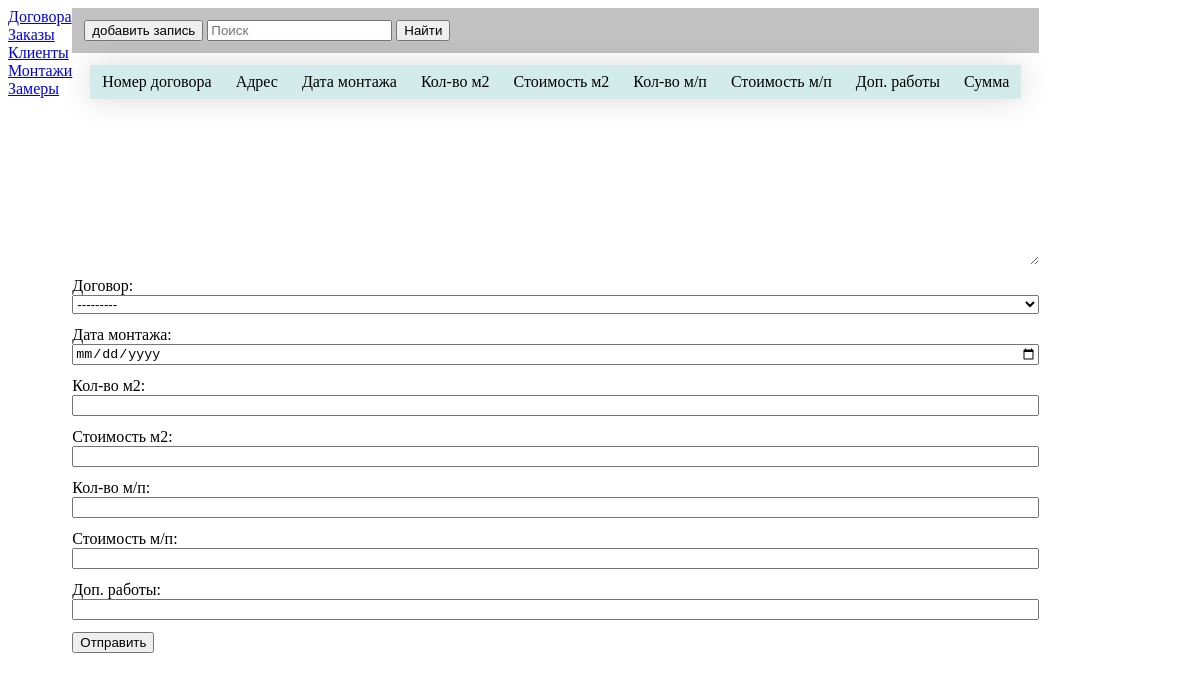
Before: /forms/installations with the older database file.
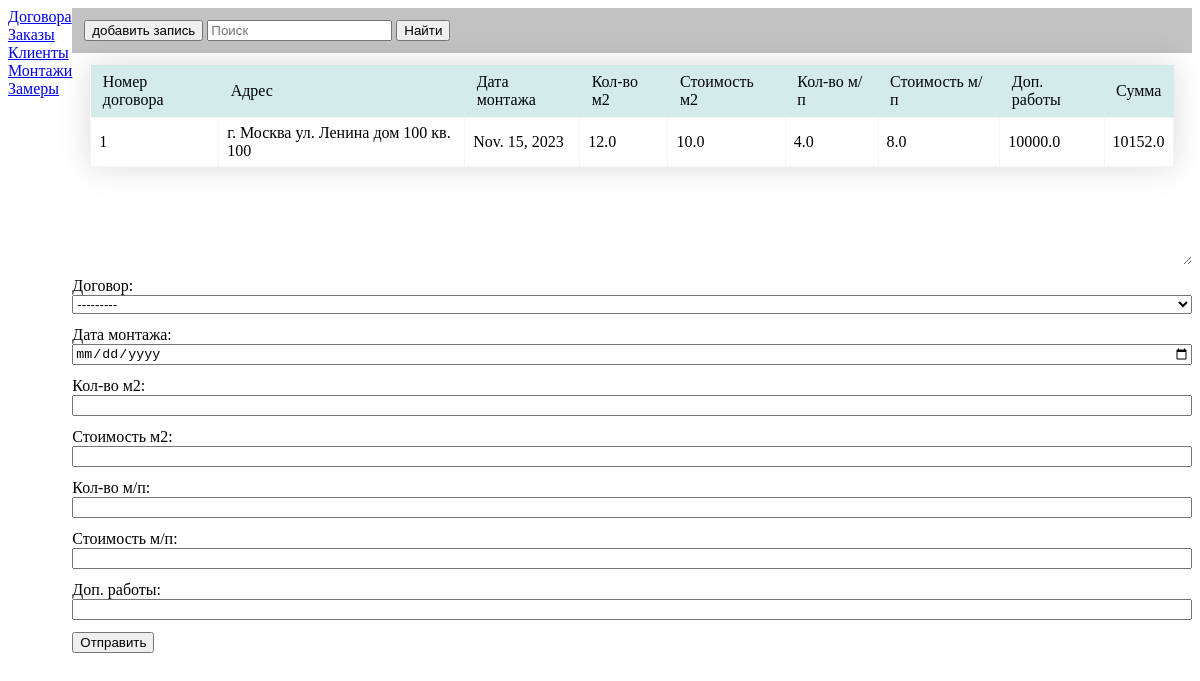
After: the same page with the newer database file.
### main_forms/models.py (models this page shows, shortened)
class Installations(models.Model):
    contract = models.ForeignKey(Contracts, on_delete=models.CASCADE)  # Ссылка на модель договоров.
    address = models.CharField(max_length=255, verbose_name='Адрес')  # Адрес, подтянутый из договора.
    installation_date = models.DateField(verbose_name='Дата монтажа')                       # Дата монтажа.
    square_meters = models.FloatField(max_length=255, verbose_name='Кол-во м2')             # Кол-во м2.
    square_meters_price = models.FloatField(verbose_name='Стоимость м2')                    # Стоимость м2.
    linear_meters = models.FloatField(max_length=255, verbose_name='Кол-во м/п')            # Кол-во м/п.
    linear_meters_price = models.FloatField(verbose_name='Стоимость м/п')                   # Стоимость м/п.
    additional_works = models.FloatField(verbose_name='Доп. работы')                        # Доп. работы.
    total_amount = models.FloatField(verbose_name='Сумма')                                  # Сумма.
    objects = models.Manager()

class Contracts(models.Model):
    customer = models.ForeignKey(Customers, on_delete=models.CASCADE)
    contract_number = models.CharField(max_length=255, verbose_name='Номер договора')       # Номер договора.
    address = models.CharField(max_length=255, verbose_name='Адрес')                        # Адрес
    price = models.FloatField(verbose_name='Цена')                                          # Цена.
    prepayment = models.FloatField(verbose_name='Предоплата')                               # Предоплата.
    debt = models.FloatField(verbose_name='Долг')                                           # Долг.
    delivery_date_by_contract = models.DateField(verbose_name='Дата доставки по договору')  # Дата доставки по договору.
    objects = models.Manager()
    def __str__(self):
        return self.contract_number

### main_forms/views.py (the view)
# urls.py: path("forms/installations", views.create_installation, name="create_installation"),
def create_installation(request):
    table_data = Installations.objects.all()
    return create_entity(request, table_data, InstallationsForm, "main_forms/installations.html")

### main_forms/views.py (called while the page is built)
def create_entity(request, table_data, form_class, template_name):
    if request.method == 'POST':
        form = form_class(request.POST)
        if form.is_valid():
            task = form.save(commit=False)
            task.save()
    else:
        form = form_class
    context = {'table_data': table_data, "form": form}
    return render(request, template_name, context=context)

### main_forms/templates/main_forms/installations.html (shortened to what this page needs)
{% extends "main_forms/base.html" %}
{% block form_block %}
<div class="table-container">
  <table>
    <thead>
      <tr>
        <th>Номер договора</th>
        <th>Адрес</th>
        <th>Дата монтажа</th>
        <th>Кол-во м2</th>
        <th>Стоимость м2</th>
        <th>Кол-во м/п</th>
        <th>Стоимость м/п</th>
        <th>Доп. работы</th>
        <th>Сумма</th>
      </tr>
    </thead>
    <tbody>
      {% for row in table_data|slice:'::-1' %}
      <tr>
        <td>{{ row.contract }}</td>
        <td>{{ row.address }}</td>
        <td>{{ row.installation_date }}</td>
        <td>{{ row.square_meters }}</td>
        <td>{{ row.square_meters_price }}</td>
        <td>{{ row.linear_meters }}</td>
        <td>{{ row.linear_meters_price }}</td>
        <td>{{ row.additional_works }}</td>
        <td>{{ row.total_amount }}</td>
      </tr>
      {% endfor %}
    </tbody>
  </table>
</div>
<form action="{% url 'create_installation' %}" method="post">
  {{ form.as_div }}
  <button type="submit" name="submit">Отправить</button>
</form>
{% endblock %}

Changed rows visible on the page:
added Installations: contract "1", address "г. Москва ул. Ленина дом 100 кв. 100", installation_date "Nov. 15, 2023", square_meters "12.0", square_meters_price "10.0", linear_meters "4.0", linear_meters_price "8.0", additional_works "10000.0", total_amount "10152.0"
